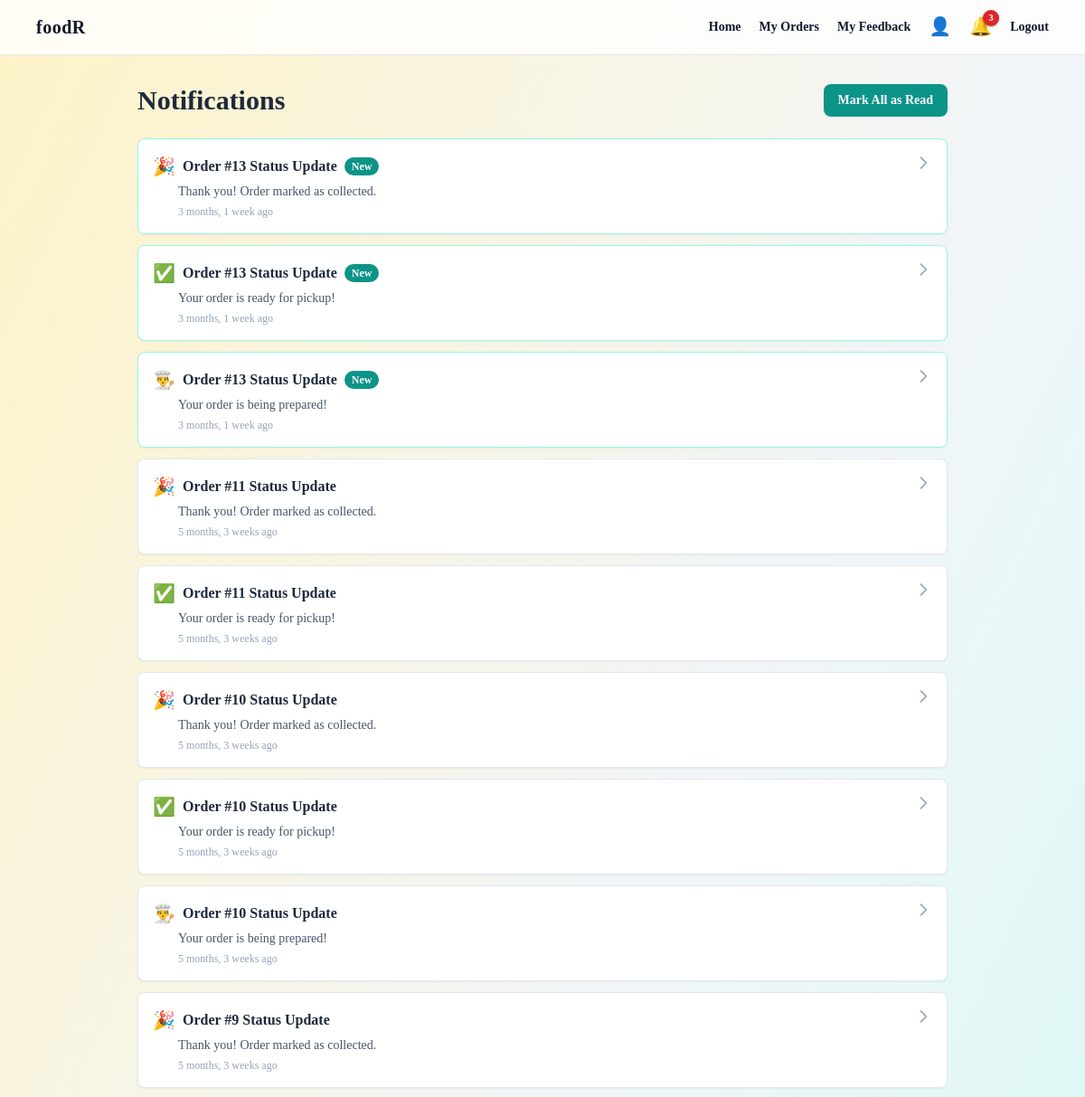
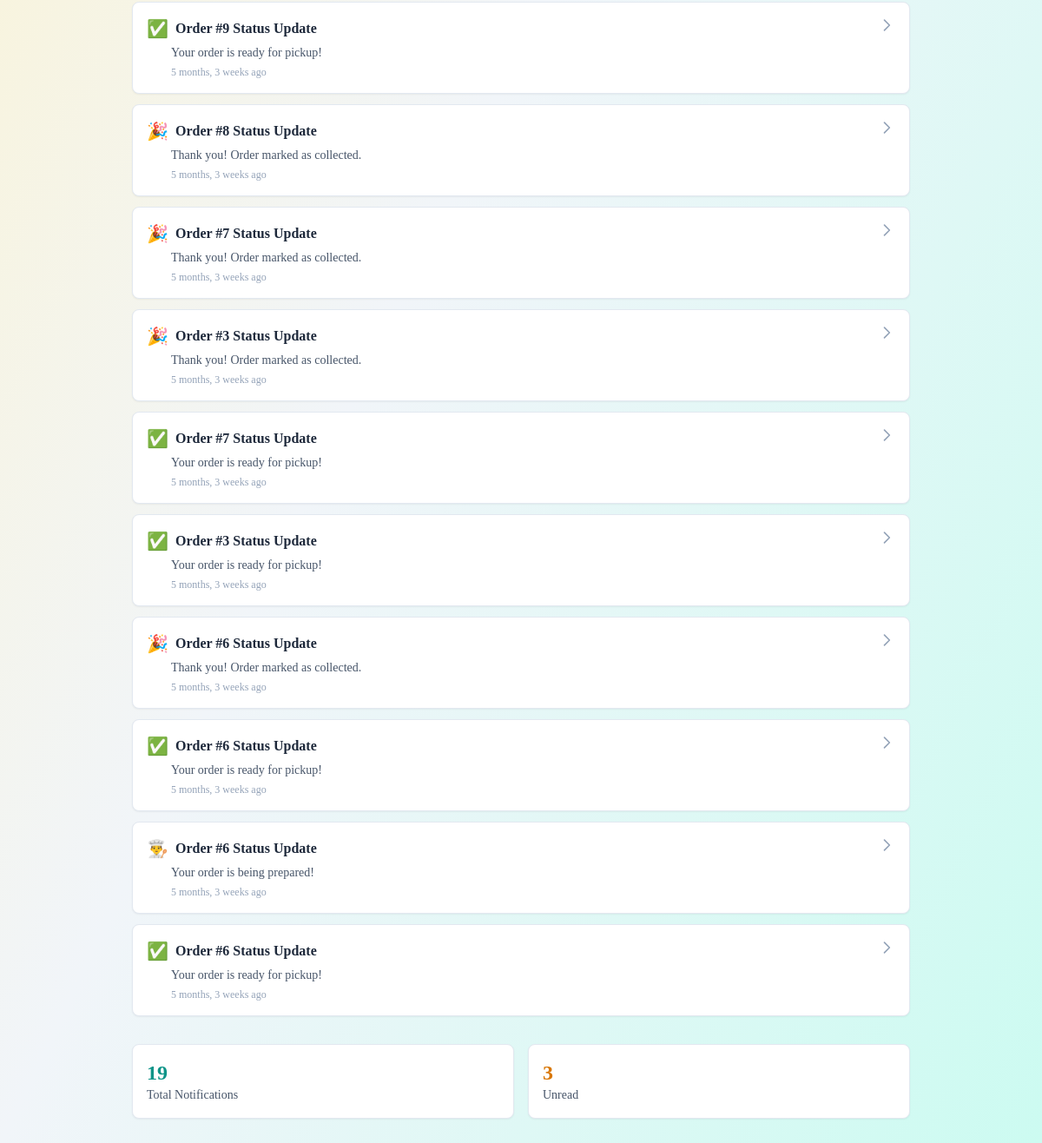
The app's page /accounts/notifications/ (signed in) with its own data (2 pictures, top to bottom).
### accounts/models.py (models this page shows, shortened)
class Notification(models.Model):
    NOTIFICATION_ORDER_PLACED = "order_placed"
    NOTIFICATION_ORDER_PREPARING = "order_preparing"
    NOTIFICATION_ORDER_READY = "order_ready"
    NOTIFICATION_ORDER_COMPLETED = "order_completed"
    NOTIFICATION_ORDER_CANCELLED = "order_cancelled"
    NOTIFICATION_FEEDBACK_RECEIVED = "feedback_received"
    NOTIFICATION_TIME_EXTENDED = "time_extended"
    NOTIFICATION_TYPES = [
        (NOTIFICATION_ORDER_PLACED, "New Order Placed"),
        (NOTIFICATION_ORDER_PREPARING, "Order Being Prepared"),
        (NOTIFICATION_ORDER_READY, "Order Ready for Pickup"),
        (NOTIFICATION_ORDER_COMPLETED, "Order Completed"),
        (NOTIFICATION_ORDER_CANCELLED, "Order Cancelled"),
        (NOTIFICATION_FEEDBACK_RECEIVED, "Feedback Received"),
        (NOTIFICATION_TIME_EXTENDED, "Pickup Time Extended"),
    ]
    user = models.ForeignKey(settings.AUTH_USER_MODEL, on_delete=models.CASCADE, related_name='notifications')
    notification_type = models.CharField(max_length=30, choices=NOTIFICATION_TYPES)
    title = models.CharField(max_length=200)
    message = models.TextField()
    link = models.CharField(max_length=500, blank=True, null=True)
    is_read = models.BooleanField(default=False)
    created_at = models.DateTimeField(default=timezone.now)
    class Meta:
        ordering = ['-created_at']

### accounts/views.py (the view)
# urls.py: path("notifications/", notification_list, name="notifications"),
@login_required
def notification_list(request):
    notifications = Notification.objects.filter(user=request.user)
    unread_count = notifications.filter(is_read=False).count()
    return render(request, "accounts/notifications.html", {
        "notifications": notifications,
        "unread_count": unread_count
    })

### accounts/context_processors.py (called while the page is built)
def notification_count(request):
    if request.user.is_authenticated:
        unread_count = Notification.objects.filter(user=request.user, is_read=False).count()
        return {'unread_notifications_count': unread_count}
    return {'unread_notifications_count': 0}

### templates/accounts/notifications.html (shortened to what this page needs)
{% extends "base.html" %}
{% block content %}
<div class="max-w-4xl mx-auto">
    <div class="flex items-center justify-between mb-6">
        <h1 class="text-3xl font-bold text-slate-800">Notifications</h1>
        {% if unread_count > 0 %}
            <form method="post" action="{% url 'accounts:mark_all_read' %}">
                <button type="submit" class="px-4 py-2 bg-teal-600 text-white rounded-lg hover:bg-teal-700 transition text-sm font-semibold">
                    Mark All as Read
                </button>
            </form>
        {% endif %}
    </div>
    {% if notifications %}
        <div class="space-y-3">
            {% for notification in notifications %}
                <a href="{% url 'accounts:mark_notification_read' notification.id %}"
                   class="block bg-white rounded-lg shadow-sm border {% if not notification.is_read %}border-teal-200 bg-teal-50/30{% else %}border-slate-200{% endif %} hover:shadow-md transition-all">
                    <div class="p-4">
                        <div class="flex items-start justify-between gap-4">
                            <div class="flex-1">
                                <div class="flex items-center gap-2 mb-1">
                                    <span class="text-xl">
                                        {% if notification.notification_type == 'order_placed' %}📝
                                        {% elif notification.notification_type == 'order_preparing' %}👨‍🍳
                                        {% elif notification.notification_type == 'order_ready' %}✅
                                        {% elif notification.notification_type == 'order_completed' %}🎉
                                        {% elif notification.notification_type == 'order_cancelled' %}❌
                                        {% elif notification.notification_type == 'feedback_received' %}⭐
                                        {% elif notification.notification_type == 'time_extended' %}⏰
                                        {% else %}🔔
                                        {% endif %}
                                    </span>
                                    <h3 class="font-semibold text-slate-800">{{ notification.title }}</h3>
                                    {% if not notification.is_read %}
                                        <span class="px-2 py-0.5 bg-teal-600 text-white text-xs rounded-full font-semibold">New</span>
                                    {% endif %}
                                </div>
                                <p class="text-sm text-slate-600 ml-7">{{ notification.message }}</p>
                                <p class="text-xs text-slate-400 ml-7 mt-1">
                                    {{ notification.created_at|timesince }} ago
                                </p>
                            </div>
                            <div class="flex-shrink-0">
                                <svg class="w-5 h-5 text-slate-400" fill="none" stroke="currentColor" viewBox="0 0 24 24">
                                    <path stroke-linecap="round" stroke-linejoin="round" stroke-width="2" d="M9 5l7 7-7 7"/>
                                </svg>
                            </div>
                        </div>
                    </div>
                </a>
            {% endfor %}
        </div>
    {% else %}
        <div class="bg-white rounded-lg shadow-sm border border-slate-200 p-12 text-center">
            <div class="text-6xl mb-4">🔔</div>
            <h3 class="text-xl font-semibold text-slate-800 mb-2">No Notifications</h3>
            <p class="text-slate-600">You're all caught up! Check back later for updates.</p>
        </div>
    {% endif %}
    <div class="mt-8 grid grid-cols-2 gap-4">
        <div class="bg-white rounded-lg shadow-sm border border-slate-200 p-4">
            <div class="text-2xl font-bold text-teal-600">{{ notifications|length }}</div>
            <div class="text-sm text-slate-600">Total Notifications</div>
        </div>
        <div class="bg-white rounded-lg shadow-sm border border-slate-200 p-4">
            <div class="text-2xl font-bold text-amber-600">{{ unread_count }}</div>
            <div class="text-sm text-slate-600">Unread</div>
        </div>
    </div>
</div>
{% endblock %}

### templates/base.html (shortened to what this page needs)
<!DOCTYPE html>
<html lang="en">
<head>
    <script src="https://cdn.tailwindcss.com"></script>
</head>
<body class="bg-gradient-to-br from-amber-100 via-slate-100 to-teal-100 text-slate-900">
    <nav class="bg-white/80 backdrop-blur border-b border-slate-200">
        <div class="max-w-6xl mx-auto px-4 py-4 flex items-center justify-between">
            <a href="{% url 'shops:list' %}" class="text-xl font-semibold tracking-wide">foodR</a>
            <div class="flex gap-5 text-sm font-semibold items-center">
                {% if user.is_authenticated %}
                    {% if user.profile.role == 'shop_owner' %}
                        <a href="{% url 'shops:owner_dashboard' %}" class="hover:text-teal-700">Dashboard</a>
                        <a href="{% url 'shops:analytics' %}" class="hover:text-teal-700">Analytics</a>
                    {% else %}
                        <a href="{% url 'shops:list' %}" class="hover:text-teal-700">Home</a>
                        <a href="{% url 'orders:list' %}" class="hover:text-teal-700">My Orders</a>
                        <a href="{% url 'orders:feedback_list' %}" class="hover:text-teal-700">My Feedback</a>
                    {% endif %}
                    <a href="{% url 'accounts:profile' %}" class="hover:text-teal-700" title="My Profile">
                        <span style="font-size: 1.25rem;">👤</span>
                    </a>
                    <a href="{% url 'accounts:notifications' %}" class="notification-bell hover:text-teal-700" title="Notifications">
                        <span style="font-size: 1.25rem;">🔔</span>
                        {% if unread_notifications_count > 0 %}
                            <span class="notification-badge">{{ unread_notifications_count }}</span>
                        {% endif %}
                    </a>
                    <form method="post" action="{% url 'accounts:logout' %}" style="display: inline; margin: 0;">
                        <button type="submit" class="logout-btn">
                            Logout
                        </button>
                    </form>
                {% else %}
                    <a href="{% url 'accounts:login' %}" class="hover:text-teal-700">Login</a>
                    <a href="{% url 'accounts:register' %}" class="hover:text-teal-700">Register</a>
                {% endif %}
            </div>
        </div>
    </nav>
    <main class="max-w-6xl mx-auto px-4 py-8">
        {% block content %}{% endblock %}
    </main>
</body>
</html>

### templates/base.html (style rules this page uses)
:root { --brand-ink: #0f172a; --brand-accent: #0f766e; --brand-warm: #f59e0b; }
body { font-family: "Palatino Linotype", "Book Antiqua", Palatino, "Times New Roman", serif; }
.logout-btn { background: transparent; border: none; padding: 0; font-family: inherit; font-size: 0.875rem; font-weight: 600; color: inherit; cursor: pointer; }
.notification-bell { position: relative; display: inline-block; }
.notification-badge { position: absolute; top: -8px; right: -8px; background: #dc2626; color: white; border-radius: 9999px; font-size: 0.65rem; font-weight: 700; min-width: 18px; height: 18px; display: flex; align-items: center; justify-content: center; padding: 0 4px; box-shadow: 0 1px 3px rgba(0,0,0,0.3); }

### records on screen
Notification: title "Order #13 Status Update", is_read "New", message "Thank you! Order marked as collected.", created_at "3 months, 1 week"
Notification: title "Order #13 Status Update", is_read "New", message "Your order is ready for pickup!", created_at "3 months, 1 week"
Notification: title "Order #13 Status Update", is_read "New", message "Your order is being prepared!", created_at "3 months, 1 week"
Notification: title "Order #11 Status Update", message "Thank you! Order marked as collected.", created_at "5 months, 3 weeks"
Notification: title "Order #11 Status Update", message "Your order is ready for pickup!", created_at "5 months, 3 weeks"
Notification: title "Order #10 Status Update", message "Thank you! Order marked as collected.", created_at "5 months, 3 weeks"
Notification: title "Order #10 Status Update", message "Your order is ready for pickup!", created_at "5 months, 3 weeks"
Notification: title "Order #10 Status Update", message "Your order is being prepared!", created_at "5 months, 3 weeks"
Notification: title "Order #9 Status Update", message "Thank you! Order marked as collected.", created_at "5 months, 3 weeks"
Notification: title "Order #9 Status Update", message "Your order is ready for pickup!", created_at "5 months, 3 weeks"
Notification: title "Order #8 Status Update", message "Thank you! Order marked as collected.", created_at "5 months, 3 weeks"
Notification: title "Order #7 Status Update", message "Thank you! Order marked as collected.", created_at "5 months, 3 weeks"
Notification: title "Order #3 Status Update", message "Thank you! Order marked as collected.", created_at "5 months, 3 weeks"
Notification: title "Order #7 Status Update", message "Your order is ready for pickup!", created_at "5 months, 3 weeks"
Notification: title "Order #3 Status Update", message "Your order is ready for pickup!", created_at "5 months, 3 weeks"
Notification: title "Order #6 Status Update", message "Thank you! Order marked as collected.", created_at "5 months, 3 weeks"
Notification: title "Order #6 Status Update", message "Your order is ready for pickup!", created_at "5 months, 3 weeks"
Notification: title "Order #6 Status Update", message "Your order is being prepared!", created_at "5 months, 3 weeks"
Notification: title "Order #6 Status Update", message "Your order is ready for pickup!", created_at "5 months, 3 weeks"

### other values on screen
{{ unread_notifications_count }} "3"
{{ notifications|length }} "19"
{{ unread_count }} "3"
